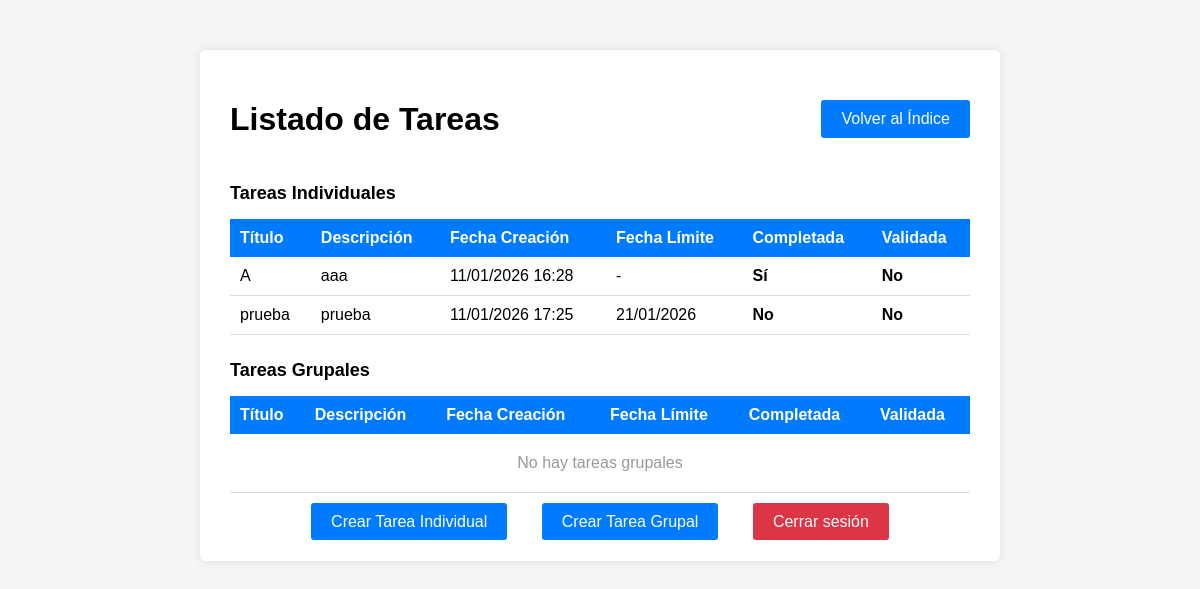
Page /tareas/ (signed in) on the earlier database version.
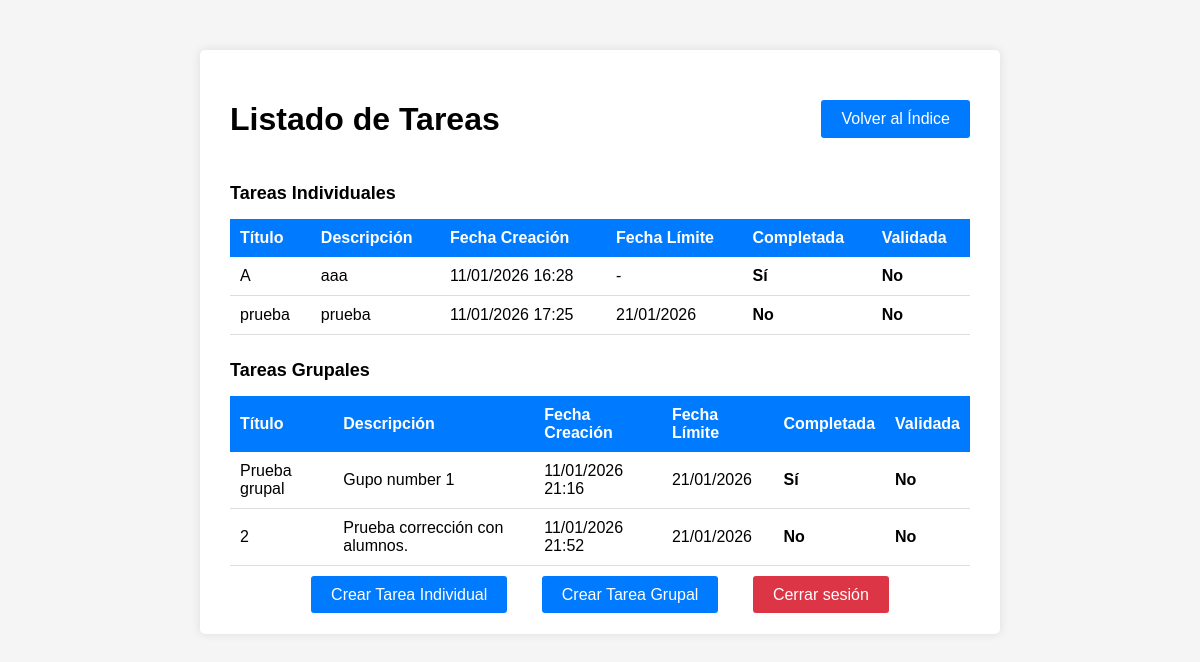
Same page on the later database version.
### Aplicaciones/models.py (models this page shows, shortened)
class Tarea(models.Model):
    TIPO_CHOICES = (
        ('INDIVIDUAL', 'Individual'),
        ('GRUPAL', 'Grupal'),
        ('EVALUABLE', 'Evaluable'),
    )
    titulo = models.CharField(max_length=200)
    descripcion = models.TextField()
    tipo = models.CharField(max_length=20, choices=TIPO_CHOICES)
    evaluacion = models.BooleanField(default=False)
    validada = models.BooleanField(default=False)
    profesor_validar = models.ForeignKey(Usuario, on_delete=models.SET_NULL, null=True, blank=True, related_name='tareas_validadas')
    completada = models.BooleanField(default=False)
    crear = models.ForeignKey(Usuario, on_delete=models.CASCADE, related_name='tareas_creadas', null=True, blank=True)
    fecha_creacion = models.DateTimeField(auto_now_add=True, null=True, blank=True)
    fecha_final = models.DateField(null=True, blank=True)
    alumnos_participantes = models.ManyToManyField(Usuario, related_name='tareas_participante', blank=True, limit_choices_to={'rol': 'ALUMNO'})

### Aplicaciones/views.py (the view)
# urls.py: path('tareas/', views.lista_tareas, name='lista_tareas'),
@login_required
def lista_tareas(request):
    tareas_individual = Tarea.objects.filter(tipo='INDIVIDUAL')
    tareas_grupal = Tarea.objects.filter(tipo='GRUPAL')
    return render(request, 'Aplicaciones/lista_tareas.html', {
        'tareas_individual': tareas_individual,
        'tareas_grupal': tareas_grupal
    })

### Aplicaciones/templates/Aplicaciones/lista_tareas.html (shortened to what this page needs)
<!DOCTYPE html>
<html>
<head>
</head>
<body>
    <div class="container">
        <div class="header">
            <h1>Listado de Tareas</h1>
            <a href="{% url 'indice' %}" class="btn">Volver al Índice</a>
        </div>
        <h2>Tareas Individuales</h2>
        <table>
            <thead>
                <tr>
                    <th>Título</th>
                    <th>Descripción</th>
                    <th>Fecha Creación</th>
                    <th>Fecha Límite</th>
                    <th>Completada</th>
                    <th>Validada</th>
                </tr>
            </thead>
            <tbody>
                {% for tarea in tareas_individual %}
                <tr>
                    <td>{{ tarea.titulo }}</td>
                    <td>{{ tarea.descripcion|truncatewords:10 }}</td>
                    <td>{{ tarea.fecha_creacion|date:"d/m/Y H:i"|default:"-" }}</td>
                    <td>{{ tarea.fecha_final|date:"d/m/Y"|default:"-" }}</td>
                    <td>{% if tarea.completada %}<b>Sí</b>{% else %}<b>No</b>{% endif %}</td>
                    <td>{% if tarea.validada %}<b>Sí</b>{% else %}<b>No</b>{% endif %}</td>
                </tr>
                {% empty %}
                <tr>
                    <td colspan="6" class="no-data">No hay tareas individuales</td>
                </tr>
                {% endfor %}
            </tbody>
        </table>
        <h2>Tareas Grupales</h2>
        <table>
            <thead>
                <tr>
                    <th>Título</th>
                    <th>Descripción</th>
                    <th>Fecha Creación</th>
                    <th>Fecha Límite</th>
                    <th>Completada</th>
                    <th>Validada</th>
                </tr>
            </thead>
            <tbody>
                {% for tarea in tareas_grupal %}
                <tr>
                    <td>{{ tarea.titulo }}</td>
                    <td>{{ tarea.descripcion|truncatewords:10 }}</td>
                    <td>{{ tarea.fecha_creacion|date:"d/m/Y H:i"|default:"-" }}</td>
                    <td>{{ tarea.fecha_final|date:"d/m/Y"|default:"-" }}</td>
                    <td>{% if tarea.completada %}<b>Sí</b>{% else %}<b>No</b>{% endif %}</td>
                    <td>{% if tarea.validada %}<b>Sí</b>{% else %}<b>No</b>{% endif %}</td>
                </tr>
                {% empty %}
                <tr>
                    <td colspan="6" class="no-data">No hay tareas grupales</td>
                </tr>
                {% endfor %}
            </tbody>
        </table>
        <div class="links">
            <a href="{% url 'crear_tarea_individual' %}" class="btn">Crear Tarea Individual</a>
            <a href="{% url 'crear_tarea_grupal' %}" class="btn">Crear Tarea Grupal</a>
            <a href="{% url 'logout' %}" class="btn" style="background: #dc3545;">Cerrar sesión</a>
        </div>
    </div>
</body>
</html>

Differences in the rows shown:
added Tarea: titulo "Prueba grupal", descripcion "Gupo number 1", fecha_creacion "11/01/2026 21:16", fecha_final "21/01/2026", completada "Sí", validada "No", shown under "Tareas Grupales"
added Tarea: titulo "2", descripcion "Prueba corrección con alumnos.", fecha_creacion "11/01/2026 21:52", fecha_final "21/01/2026", completada "No", validada "No", shown under "Tareas Grupales"
Other differences:
text no longer shown: "No hay tareas grupales"
